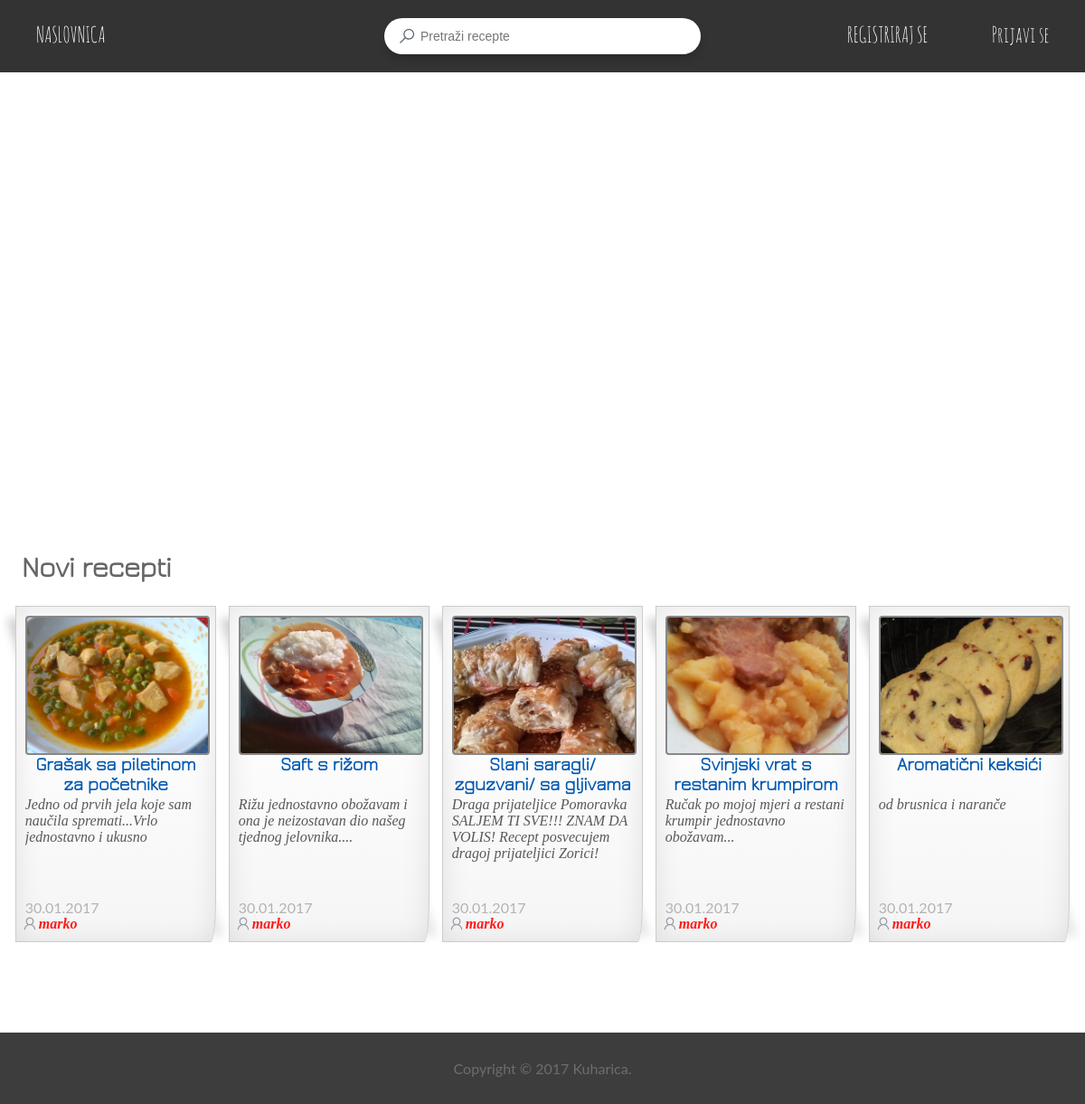
The page / on the database its author committed.
### tables this page shows
CREATE TABLE `slika` (
  `ID_slike` int(11) NOT NULL,
  `ID_recepta` int(11) NOT NULL,
  `Ime_slike` varchar(255) NOT NULL DEFAULT 'no-picture.jpg'
);

CREATE TABLE `recept` (
  `ID_recepta` int(11) NOT NULL,
  `Ime_recepta` varchar(50) NOT NULL,
  `Kratki_opis` text NOT NULL,
  `datum_objave` date NOT NULL,
  `ID_autora` int(11) DEFAULT NULL,
  `Flag` int(11) NOT NULL DEFAULT '0',
  `dozvola` int(2) NOT NULL DEFAULT '0'
);

CREATE TABLE `korisnik` (
  `ID` int(11) NOT NULL,
  `username` varchar(20) NOT NULL,
  `password` varchar(40) NOT NULL,
  `email` varchar(100) NOT NULL,
  `spol` varchar(10) NOT NULL,
  `permission` varchar(10) NOT NULL DEFAULT 'member',
  `join_date` date NOT NULL,
  `last_login` datetime DEFAULT NULL,
  `slika` varchar(50) NOT NULL DEFAULT 'default-profile.jpg'
);

### include/content_box.php (the view, shortened to what this page needs)
<?php
		$query = "SELECT * FROM recept where ID_recepta = '$idRecepta'";
			$result = mysql_query($query);
			while ($row = mysql_fetch_array($result, MYSQL_ASSOC)) {
				$receptDatum = date('d.m.Y', strtotime( $row['datum_objave'] ));
				$receptIme = $row['Ime_recepta'];
				$receptOpis = $row['Kratki_opis'];
			}
		$query = "SELECT Ime_slike FROM slika where ID_recepta = '$idRecepta'";
			$result = mysql_query($query);
			while ($row = mysql_fetch_array($result, MYSQL_ASSOC)) {
				$receptSlika =  $row['Ime_slike'];
			}
		$query = "SELECT username, join_date, spol, last_login FROM korisnik INNER JOIN recept ON (recept.ID_autora=korisnik.ID) WHERE ID_recepta = '$idRecepta'";
			$result = mysql_query($query);
			while ($row = mysql_fetch_array($result, MYSQL_ASSOC)) {
				$receptUsername =  $row['username'];
				$spol = $row['spol'];
				$receptJoinD =  date('d.m.Y', strtotime( $row['join_date'] ));
				$receptLastL =  date('d.m.Y H:i', strtotime( $row['last_login'] ));
			}
		$query = "SELECT count(*) as BrRecepata FROM korisnik INNER JOIN recept ON (recept.ID_autora=korisnik.ID) WHERE username = '$receptUsername'";
			$result = mysql_query($query);
			while ($row = mysql_fetch_array($result, MYSQL_ASSOC)) {
				$BrRecepata =  $row['BrRecepata'];
			}
	$query = "SELECT ROUND(AVG(ocjena.ocjena),2) AS prosjek FROM recept INNER JOIN ocjena ON (ocjena.id_recepta=recept.ID_recepta) WHERE recept.ID_recepta = '$idRecepta'";
	$result = mysql_query($query);
	$receptRating =  mysql_fetch_array($result, MYSQL_ASSOC)['prosjek'];
	$query = "SELECT slika FROM korisnik WHERE username='".$receptUsername."'";
		$result = mysql_query($query);
		while ($row = mysql_fetch_array($result, MYSQL_ASSOC)) {
			$slikaProf=$row['slika'];
		}?>
<div class="box1" style="display: table; margin: 0 auto; width:85%">
	<?php echo "<a href=\"recept.php?id={$idRecepta}\" style='text-decoration: none;'>"; ?>
		<div style="height: 150px; width:100%;background-size:cover; border-radius:4px; background-color:#ccc;
					background-position: center center; background-image: url('images/<?php echo $receptSlika; ?>');border: solid 2px #888888;"></div>
	<?php
		echo "<div class='text-center' style=' height:30px; font-weight: bold; font-size: 130%; color:#0059b3'>{$receptIme}</div>";
		echo "<p style='overflow:auto; height:100px; width:auto;color:#585858 ; font-weight: normal; font-family: Georgia, serif; font-style: italic;'>{$receptOpis}</p>";?></a>
	<div style="color: #b3b3b3;vertical-align: top; width:100%; margin: -3px 0px 0px 0px;">
		<span style="flaot:left"><?php echo "{$receptDatum}"; ?></span> <?php if (!$_SESSION['potrebnaForma']) {?><span style="float:right"><?php echo $receptRating ?></span><?php }?>
		 <br/>
		<span style="color: #ff1a1a; font-family: Georgia, serif; font-style: italic;">
			<div class="search-option" style="position:relative; float:left">
				<div style="margin-left:10px;margin-right:-15px;margin-top:-11px">
					<svg class="edit-pen-title">
						  <use xmlns:xlink="http://www.w3.org/1999/xlink" xlink:href="#user"></use>
					</svg>
				</div>
			</div>
		<span style="cursor: pointer;" onclick="profil('<?php echo $receptUsername; ?>','<?php echo $slikaProf; ?>',' &emsp;<?php echo $spol; ?>',' &emsp;<?php echo $receptJoinD; ?>',' &emsp;<?php echo $receptLastL; ?>',' &emsp;<?php echo $BrRecepata; ?>');"><?php echo "<b>{$receptUsername} </b>"; ?></span>
		</span>
	</div>
</div>

### index.php (shortened to what this page needs)
<?php
	if (!($_SESSION['potrebnaForma'])) {
	$query = "SELECT ID_recepta FROM recept WHERE flag=1 ORDER BY datum_objave DESC";
	$result = mysql_query($query);
	$receptIDArrayDate = Array();
	while ($row = mysql_fetch_array($result, MYSQL_ASSOC)) {
		$receptIDArrayDate[] =  $row['ID_recepta'];
	}
	$query = "SELECT recept.ID_recepta, AVG(ocjena.ocjena) AS prosjek FROM recept LEFT OUTER JOIN ocjena ON (ocjena.id_recepta=recept.ID_recepta) WHERE flag=1 GROUP BY recept.ID_recepta ORDER BY prosjek DESC";
	$result = mysql_query($query);
	$receptIDArrayRating = Array();
	while ($row = mysql_fetch_array($result, MYSQL_ASSOC)) {
		$receptIDArrayRating[] =  $row['ID_recepta'];
	}
	}else{
	$query = "SELECT ID_recepta FROM recept WHERE flag=1 AND dozvola=2 ORDER BY datum_objave DESC";
	$result = mysql_query($query);
	$receptIDArrayDate = Array();
	while ($row = mysql_fetch_array($result, MYSQL_ASSOC)) {
		$receptIDArrayDate[] =  $row['ID_recepta'];
	}
	}
?>
<html>
<head>
	<link href="css/style.css" rel="stylesheet">
	<link href="css/grid.css" rel="stylesheet" media="all">
	<link href="css/hover.css" rel="stylesheet" media="all">
	<link href="//maxcdn.bootstrapcdn.com/font-awesome/4.2.0/css/font-awesome.min.css" rel="stylesheet" media="all">
</head>
<body>
	<?php include 'include/header.php'; ?>
	<div class="alert" id="obavijestIndex" style="margin:2px 20px 0 20px;text-align:center; height:20px; opacity:0.9"></div>
		<div style="height:55%"></div>
			<div style="margin-left:2%; cursor:pointer;"><br/><br/><h1 onclick="location.href='recepti.php?search=&type=recepti&sortby=datum&poredak=desc&num=10';" style="float:left;">Novi recepti</h1></div>
			<div class="grid" style="float:left; margin: 10px 10px 10px 10px; min-width:98%">
				<?php  for($i = 0; $i <= 4 AND $i<count($receptIDArrayDate); $i++){
				$idRecepta = $receptIDArrayDate[$i];			?>
				<div class="col-1-5">
					<div class="module">
						<?php include("include/content_box.php"); ?>
					</div>
				</div>
				<?php } ?>
			</div>
			<div style="float: left; height:40px; width:100%"></div>
		<?php include 'include/footer.php'; ?>
</body>
</html>

### include/header.php (shortened to what this page needs)
<div class="header_top_area" style="max-width:100%; height: 80px; margin-left: 0;margin-right: 0; background-color:#333333; ">
		<div class="login_button_area" style="float:left; margin-top:8px; margin-left:10px;" >
               <button id="naslovnica"
					type="button"
					onclick="location.href = 'index.php';"
					style="width:auto; border-radius:20px;background-color:#333333;"
					class="loginbtn hvr-glow">NASLOVNICA</button>
		</div>
					<?php if(($_SESSION['potrebnaForma'])) { ?>
						<div class="login_button_area" style="margin: 8px 0px 8px 0px; float:right;">
						<button type="button"
								onclick="document.getElementById('login').style.display='block';"
								style="width:auto;border-radius:20px;background-color:#333333;margin-left:10px;margin-right:10px"
								class="loginbtn hvr-glow">Prijavi se</button>
						</div>
						<div class="login_button_area" style="margin: 8px 0px 8px 0px; float:right;">
						<button type="button"
								onclick="location.href = 'register.php';"
								style="width:auto;border-radius:20px;background-color:#333333;"
								class="loginbtn hvr-glow">REGISTRIRAJ SE</button>
						</div>
					<?php } else { ?>
						<?php if ($permission=='admin'){?>
							<div class="login_button_area" style="float:right; margin: 8px 10px 8px 10px" >
								<div type="button"
										onclick="location.href = 'admin.php?no=2&page=1';"
										style="color:yellow;width:auto;border-radius:20px;background-color:#333333;"
										class="loginbtn hvr-glow">ADMIN</div>
							</div>
					<?php }} ?>
			  <form action="recepti.php" method="GET" class="search-form">
				  <input type="search" name="search" placeholder="Pretraži recepte" class="search-input" id="search-form">
				  <button type="submit" class="search-button">
					<svg class="submit-button">
					  <use xmlns:xlink="http://www.w3.org/1999/xlink" xlink:href="#search"></use>
					</svg>
				  </button>
			</form>
	</div>

### include/footer.php (shortened to what this page needs)
<html>
<head>
</head>
<body>
<div id="footer">
<div class="copyright" style="background-color:#333333; margin-top:50px; opacity:0.95;">
    Copyright &copy; <?php echo date("Y"); ?> Kuharica.
</div>
</div>
</body>
</html>

### css/style.css (style rules this page uses)
.loginbtn { background-color: #337fb7; color: white; padding: 15px 30px; border: none; cursor: pointer; font-family: inherit; font-size: inherit; }
h1, h2, h3, h4, h5, h6 { margin: 0 0 15px; font-weight: bold; font-family: Jura; }
html, body { height: 100% }
html { background: url(Pics/background.jpg) no-repeat center center fixed; -webkit-background-size: cover; -moz-background-size: cover; -o-background-size: cover; background-size: cover; }
body { color: #666666; font-family: 'Lato', sans-serif; }
a { -moz-transition: 0.3s; -o-transition: 0.3s; -webkit-transition: 0.3s; transition: 0.3s; color: #333; text-decoration: none; font-family: Jura; font-weight: bold; }
body { position:relative }
.header_top_area { background: none; height: 60px; max-width:99%; margin-left: 20px; margin-right: 20px; }
.login_button_area { z-index: 10000; font-family: 'AmaticSCRegular'; font-size: 150%; }
html, body { padding: 0; margin: 0; }
.alert { padding: 15px; margin-bottom: 20px; border: 1px solid transparent; border-radius: 4px; }
.box1 { margin: 20px; padding: 10px; min-height: 200px; position:relative; display: inline-block; background: -webkit-gradient(linear, 0% 20%, 0% 1000%, from(#fff), to(#fff), color-stop(.1,#f3f3f3)); border: 1px solid #ccc; -webkit-box-shadow: 0px 3px 30px rgba(0, 0, 0, 0.1) inset; -webkit-border-bottom-right-radius: 6px 50px; }
.box1:before { content: ''; width: 50px; height: 100px; position:absolute; bottom:0; right:0; -webkit-box-shadow: 20px 20px 10px rgba(0, 0, 0, 0.1); z-index:-1; -webkit-transform: translate(-35px,-40px) skew(0deg,30deg) rotate(-25deg); }
.box1:after { content: ''; width: 100px; height: 100px; top:0; left:0; position:absolute; display: inline-block; z-index:-1; -webkit-box-shadow: -10px -10px 10px rgba(0, 0, 0, 0.2); -webkit-transform: rotate(2deg) translate(20px,25px) skew(20deg); }
.search-form { position: relative; top: 50%; left: 50%; width: 350px; height: 40px; border-radius: 40px; box-shadow: 0 6px 8px rgba(0, 0, 0, 0.15); -webkit-transform: translate(-50%, -50%); transform: translate(-50%, -50%); background: #fff; -webkit-transition: all 0.3s ease; transition: all 0.3s ease; }
.search-input { position: absolute; top: 10px; left: 38px; font-size: 14px; background: none; color: #5a6674; width: 195px; height: 20px; border: none; -webkit-appearance: none; -moz-appearance: none; appearance: none; outline: none; }
.search-button { position: absolute; top: 10px; left: 15px; height: 20px; width: 20px; padding: 0; margin: 0; border: none; background: none; outline: none !important; cursor: pointer; }
.search-button svg { width: 20px; height: 20px; fill: #5a6674; }
.search-option { position: absolute; text-align: right; top: 10px; right: 15px; }
.search-option div { position: relative; display: inline-block; margin: 0 1px; cursor: pointer; }
.search-option div svg { height: 20px; width: 20px; fill: #5a6674; opacity: 0.6; -webkit-transition: all .2s ease-in-out; transition: all .2s ease-in-out; pointer-events: none; }

### css/grid.css (style rules this page uses)
.col-1-5 { width: 20%; }
.module { padding: $pad; }
.text-center { text-align: center; }

### include/footer.php (style rules this page uses)
#footer { margin: 0px auto; width: 100%; }
#footer .copyright { float: right; padding: 30px 0; width: 100%; text-align: center; }

### rows shown on the page
slika: Ime_slike (picture)
recept: Ime_recepta "Grašak sa piletinom za početnike", Kratki_opis "Jedno od prvih jela koje sam naučila spremati...Vrlo jednostavno i ukusno", datum_objave "30.01.2017"
korisnik: username "marko"
slika: Ime_slike (picture)
recept: Ime_recepta "Saft s rižom", Kratki_opis "Rižu jednostavno obožavam i ona je neizostavan dio našeg tjednog jelovnika....", datum_objave "30.01.2017"
slika: Ime_slike (picture)
recept: Ime_recepta "Slani saragli/ zguzvani/ sa gljivama", Kratki_opis "Draga prijateljice Pomoravka SALJEM TI SVE!!! ZNAM DA VOLIS! Recept posvecujem dragoj prijateljici Zorici!", datum_objave "30.01.2017"
slika: Ime_slike (picture)
recept: Ime_recepta "Svinjski vrat s restanim krumpirom", Kratki_opis "Ručak po mojoj mjeri a restani krumpir jednostavno obožavam...", datum_objave "30.01.2017"
slika: Ime_slike (picture)
recept: Ime_recepta "Aromatični keksići", Kratki_opis "od brusnica i naranče", datum_objave "30.01.2017"
